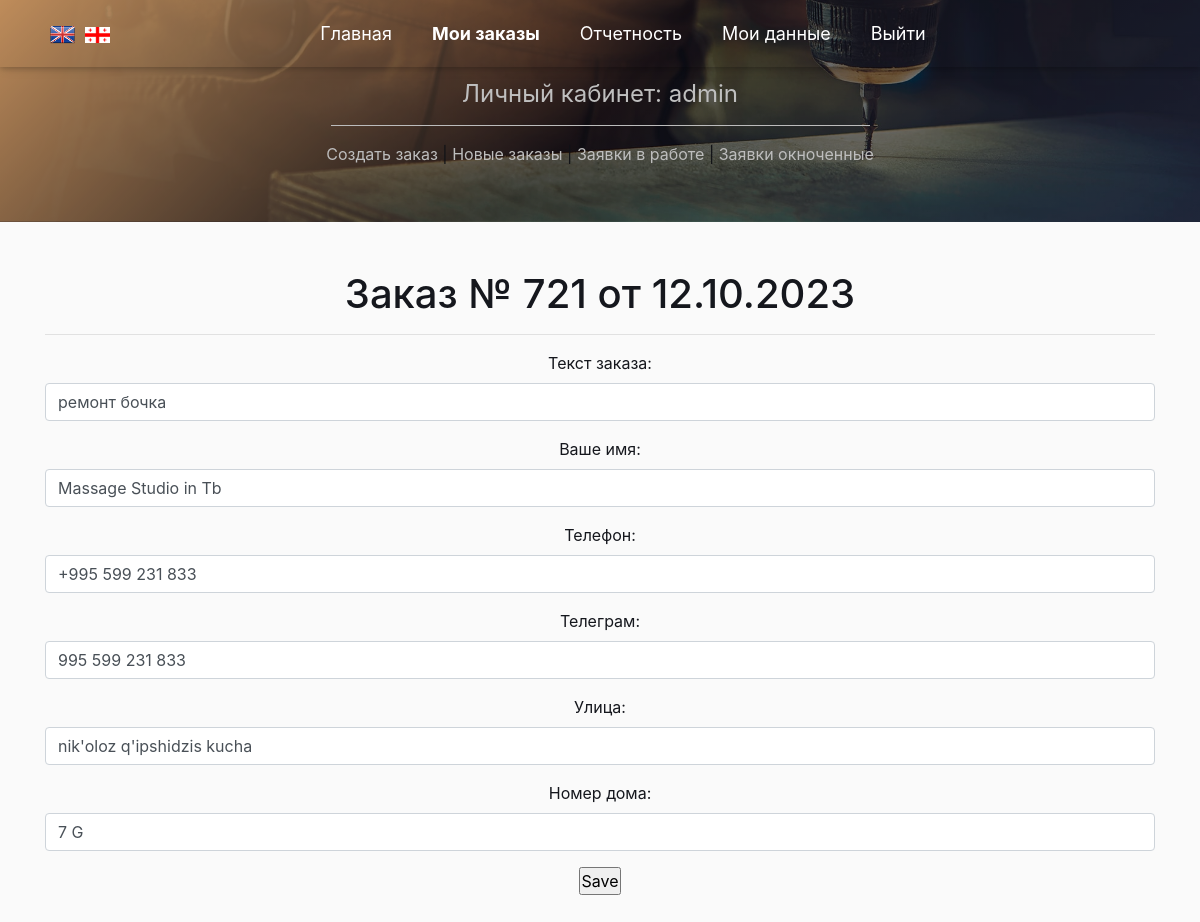
Before: /list_order/update/721 (signed in) with the older database file.
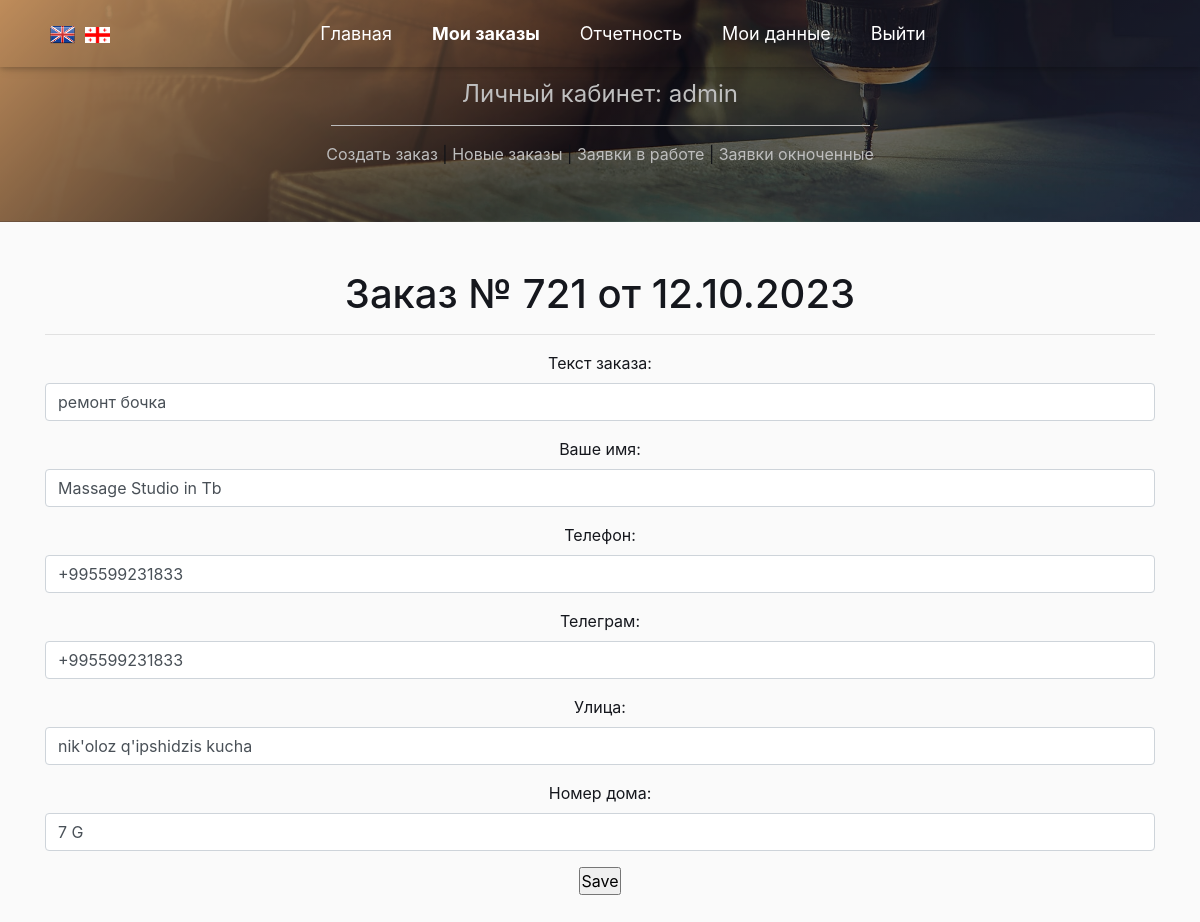
After: the same page with the newer database file.
### app_site/models.py (models this page shows)
class OrderList(models.Model):
    time_in = models.DateTimeField(auto_now_add=True, verbose_name='Дата заказа')
    time_out = models.DateTimeField(null=True, blank=True, verbose_name='Дата выполнения')
    repairer_id = models.ForeignKey(User, on_delete=models.SET_NULL, null=True, blank=True,
                                    verbose_name='Мастер', default='', )
    price = models.DecimalField(decimal_places=2, max_digits=7, null=True, blank=True, verbose_name='Стоимость работ')
    text_order = models.CharField(max_length=1500, verbose_name='Описание проблемы', blank=True, null=True)
    customer_name = models.CharField(max_length=50, verbose_name='Ваше имя')
    customer_phone = models.CharField(max_length=16, verbose_name='Номер телефона')
    customer_telegram = models.CharField(max_length=26, verbose_name='Телеграм', blank=True, null=True)
    customer_code = models.CharField(max_length=16, verbose_name='Код организации', blank=True, null=True)
    address_city = models.CharField(max_length=2, choices=CITY_CHOICES, default='TB', null=True, blank=True,
                                    verbose_name='Город')
    order_status = models.CharField(max_length=3, choices=ORDER_STATUS, default='BEG', null=True, blank=True,
                                    verbose_name='Статус заказа')
    address_street_app = models.CharField(max_length=150, verbose_name='Улица', null=True, blank=True)
    address_num = models.CharField(max_length=10, verbose_name='Номер дома', null=True, blank=True)
    services = models.ManyToManyField('Service', through='Invoice')
    class Meta:
        verbose_name = 'Список заказов'
        verbose_name_plural = 'Список заказов'

### app_site/views.py (the view, shortened to what this page needs)
# urls.py: path('list_order/update/<int:pk>', OrderUpdate.as_view(), name='update'),
class OrderUpdate(LoginRequiredMixin, UpdateView):
    model = OrderList
    template_name = 'order_update.html'
    form_class = OrderForm
    def get_context_data(self, **kwargs):
        context = super().get_context_data(**kwargs)
        context['time_in'] = self.object.time_in
        context['pk'] = self.object.pk
        return context

### templates/order_update.html (shortened to what this page needs)
{% extends 'flatpages/default_user.html' %}
{% block body %}
<h1>Заказ № {{ pk }} от {{ time_in|date:"d.m.Y" }}</h1>
<hr>
<form action="" method="post" enctype="multipart/form-data">
    {{ form.as_p }}
    <input type="submit" value="Save" />
</form>
{% endblock body %}

Changed rows visible on the page:
changed OrderList "ремонт бочка": customer_phone "+995 599 231 833" → "+995599231833"; customer_telegram "995 599 231 833" → "+995599231833"
